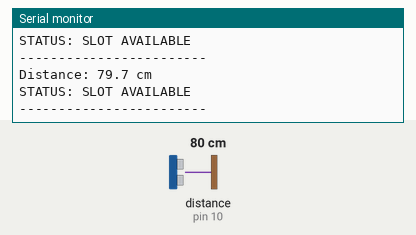
Recording of a sketch running on a simulated Arduino Uno, built with avr-gcc and run on an emulated ATmega328P. Shown: the last lines printed to the serial monitor. Wiring (inferred from the names in the program): ultrasonic range finder: trigger pin 9; echo pin 10. The test bench sets the inputs (shaded band); at power-on: distance to the obstacle (sensor on pin 10) 80 cm. The echo pulse lasts 58.3 µs per cm.

Above: at 1.3 s.
1.4 s: distance to the obstacle (sensor on pin 10) set to 2 cm
At 1.93 s:
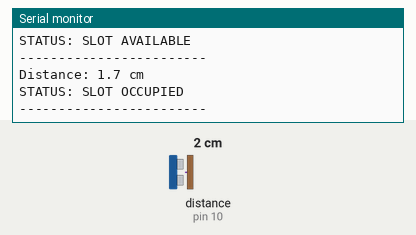
3.6 s: distance to the obstacle (sensor on pin 10) set to 4 cm
At 4.43 s:
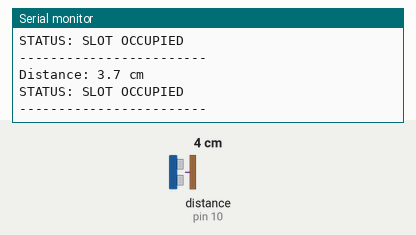
Timing chart, 0 to 6.6 s (numbered marks = the images above; inputs shaded):
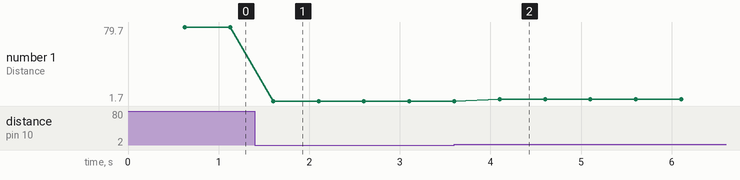

The sketch:

smart_parking.ino
```cpp
// ===============================
// SMART CAR PARKING SYSTEM
// Optimized Version
// ===============================

constexpr uint8_t TRIG_PIN = 9;
constexpr uint8_t ECHO_PIN = 10;

// Distance threshold in cm
constexpr float OCCUPIED_DISTANCE = 15.0;

// Hysteresis buffer to prevent rapid state changes
constexpr float HYSTERESIS = 2.0;

// Sensor timeout (microseconds)
constexpr unsigned long SENSOR_TIMEOUT = 30000UL;

// Reading interval
constexpr unsigned long READ_INTERVAL = 500UL;

enum ParkingStatus {
    AVAILABLE,
    OCCUPIED,
    SENSOR_ERROR
};

ParkingStatus currentStatus = AVAILABLE;

unsigned long lastReadTime = 0;

// --------------------------------------------------
// Function Prototypes
// --------------------------------------------------

float getDistance();
float getFilteredDistance();
void updateParkingStatus(float distance);
void printStatus(float distance);

// --------------------------------------------------
// Setup
// --------------------------------------------------

void setup() {

    Serial.begin(9600);

    pinMode(TRIG_PIN, OUTPUT);
    pinMode(ECHO_PIN, INPUT);

    digitalWrite(TRIG_PIN, LOW);

    Serial.println(F("SMART CAR PARKING SYSTEM STARTED"));
}

// --------------------------------------------------
// Main Loop
// --------------------------------------------------

void loop() {

    unsigned long currentMillis = millis();

    if (currentMillis - lastReadTime >= READ_INTERVAL) {

        lastReadTime = currentMillis;

        float distance = getFilteredDistance();

        updateParkingStatus(distance);

        printStatus(distance);
    }
}

// --------------------------------------------------
// Get Single Distance Reading
// --------------------------------------------------

float getDistance() {

    // Ensure clean trigger pulse
    digitalWrite(TRIG_PIN, LOW);
    delayMicroseconds(2);

    digitalWrite(TRIG_PIN, HIGH);
    delayMicroseconds(10);
    digitalWrite(TRIG_PIN, LOW);

    // Read echo pulse
    unsigned long duration =
        pulseIn(ECHO_PIN, HIGH, SENSOR_TIMEOUT);

    // Timeout check
    if (duration == 0) {
        return -1.0;
    }

    // Distance in cm
    return (duration * 0.0343f) / 2.0f;
}

// --------------------------------------------------
// Filtered Distance (Average of Multiple Samples)
// --------------------------------------------------

float getFilteredDistance() {

    constexpr int samples = 5;

    float total = 0;
    int validSamples = 0;

    for (int i = 0; i < samples; i++) {

        float d = getDistance();

        if (d > 0) {
            total += d;
            validSamples++;
        }

        delay(20);
    }

    if (validSamples == 0) {
        return -1.0;
    }

    return total / validSamples;
}

// --------------------------------------------------
// Update Parking Status with Hysteresis
// --------------------------------------------------

void updateParkingStatus(float distance) {

    if (distance < 0) {
        currentStatus = SENSOR_ERROR;
        return;
    }

    switch (currentStatus) {

        case AVAILABLE:

            if (distance <= OCCUPIED_DISTANCE) {
                currentStatus = OCCUPIED;
            }

            break;

        case OCCUPIED:

            if (distance >= OCCUPIED_DISTANCE + HYSTERESIS) {
                currentStatus = AVAILABLE;
            }

            break;

        case SENSOR_ERROR:

            if (distance > 0) {

                if (distance <= OCCUPIED_DISTANCE) {
                    currentStatus = OCCUPIED;
                }
                else {
                    currentStatus = AVAILABLE;
                }
            }

            break;
    }
}

// --------------------------------------------------
// Print System Status
// --------------------------------------------------

void printStatus(float distance) {

    Serial.print(F("Distance: "));

    if (distance < 0) {
        Serial.println(F("ERROR"));
    }
    else {
        Serial.print(distance, 1);
        Serial.println(F(" cm"));
    }

    Serial.print(F("STATUS: "));

    switch (currentStatus) {

        case AVAILABLE:
            Serial.println(F("SLOT AVAILABLE"));
            break;

        case OCCUPIED:
            Serial.println(F("SLOT OCCUPIED"));
            break;

        case SENSOR_ERROR:
            Serial.println(F("SENSOR ERROR"));
            break;
    }

    Serial.println(F("------------------------"));
}
```

Measured:
- after the input at 1.4 s, the serial monitor: prints a new line after 0.20 s (image 1)
- after the input at 3.6 s, the serial monitor: prints a new line after 0.50 s (image 2)
- plotted number 1: 79.7 → 1.7 after the input at 1.4 s, 1.7 → 3.7 after the input at 3.6 s
